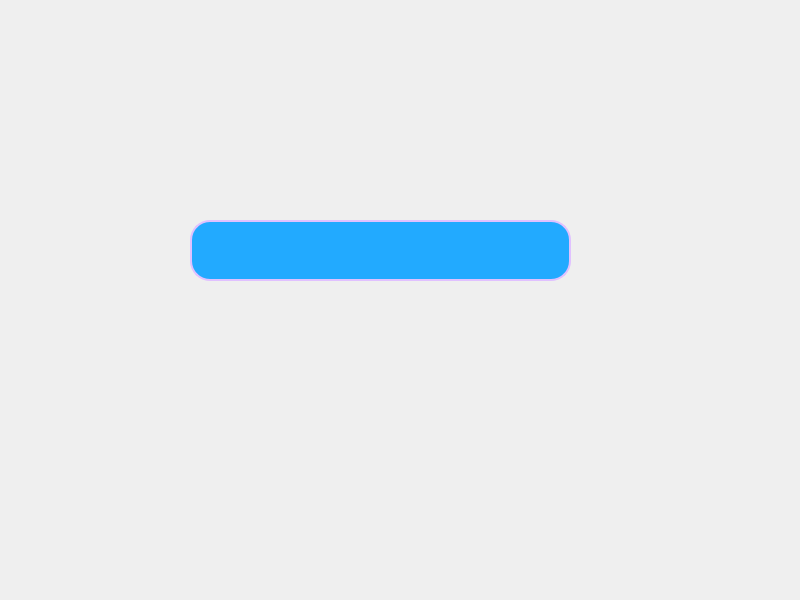
<?xml version="1.0" encoding="UTF-8"?>
<ui version="4.0">
 <class>Widget</class>
 <widget class="QWidget" name="Widget">
  <property name="geometry">
   <rect>
    <x>0</x>
    <y>0</y>
    <width>800</width>
    <height>600</height>
   </rect>
  </property>
  <property name="windowTitle">
   <string>Widget</string>
  </property>
  <widget class="QLineEdit" name="lineEdit">
   <property name="geometry">
    <rect>
     <x>190</x>
     <y>220</y>
     <width>381</width>
     <height>61</height>
    </rect>
   </property>
   <property name="styleSheet">
    <string notr="true">QLineEdit
{
	border-width: 2px;
	border-color: rgb(224, 193, 255);
	border-style: solid;
	border-radius: 20px;
	padding-left: 10;
	color: rgb(255, 107, 171);
	font-size: 20px;
	background-color: rgb(34, 170, 255);
	selection-color: rgb(0, 180, 0);
	selection-background-color: rgb(180, 0, 0);
}</string>
   </property>
  </widget>
 </widget>
 <resources/>
 <connections/>
</ui>
